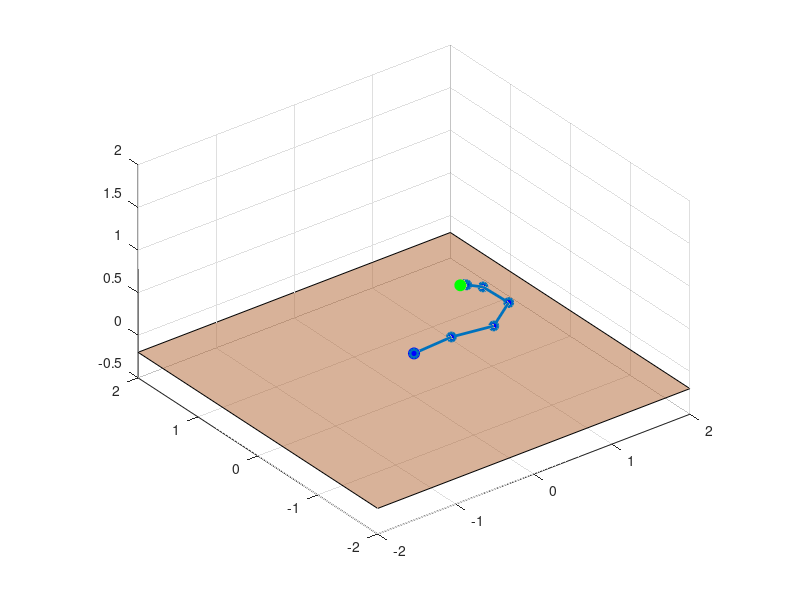

MATLAB code for this plot:
clc; clear; close all;

% Robot parameters
L = [0.5, 0.5, 0.4, 0.3, 0.2, 0.1]; % Link lengths for 6-DOF arm

% Start position
start_point = [0, 0, 0];

% Target position
goal = [0.9, 0.4, 0.3];

% Obstacles as blocks around the room (position and size [x, y, z, width, depth, height])
blocks = [];

% Table position and size
table_z = -0.2;

% Initial joint angles
theta = 0.5 * ones(1, 6);

dt = 0.05; % Time step
max_iter = 500;

% PD Controller gains
Kp = 7.0; % Increased Proportional gain for better response
Kd = 3.0; % Increased Derivative gain to reduce oscillations

theta_dot_prev = zeros(1, 6);

figure; hold on; axis equal;
xlim([-2 2]); ylim([-2 2]); zlim([-0.5 2]);
view(3); grid on;

for iter = 1:max_iter
    % Forward kinematics to compute full arm positions
    joint_positions = zeros(7, 3);
    x = 0; y = 0; z = 0;
    J = zeros(3, 6);
    
    for i = 1:6
        x = x + L(i) * cos(sum(theta(1:i)));
        y = y + L(i) * sin(sum(theta(1:i)));
        z = z + 0.1 * sin(theta(i));
        joint_positions(i+1, :) = [x, y, z];
        
        J(1, i) = -L(i) * sin(sum(theta(1:i)));
        J(2, i) = L(i) * cos(sum(theta(1:i)));
        J(3, i) = 0.1 * cos(theta(i));
    end
    end_effector = joint_positions(7, :);
    
    % Compute attractive force
    F_att = goal - end_effector;
    F_att = 3 * F_att / max(norm(F_att), 0.01); % Stronger attraction force
    
    % Compute repulsive forces
    F_rep = [0, 0, 0];
    eta = 0.7; % Increased repulsion coefficient to avoid obstacles more strongly
    for i = 1:size(blocks, 1)
        block_center = blocks(i, 1:3) + [0, 0, blocks(i, 6) / 2];
        block_size = blocks(i, 4:6);
        
        d = norm(end_effector - block_center);
        if d < sum(block_size)/2
            F_rep = F_rep + eta * (end_effector - block_center) / (d^3 + 0.01);
        end
    end
    
    % Total force
    F_total = F_att + F_rep;
    
    % Convert force to joint space using Jacobian transpose
    theta_dot = J' * F_total';
    
    % PD Control
    theta_ddot = Kp * theta_dot' + Kd * (theta_dot' - theta_dot_prev) / dt;
    theta = theta + dt * theta_dot' + dt^2 * theta_ddot';
    
    theta_dot_prev = theta_dot';
    
    % Plot environment
    clf; hold on; axis equal;
    xlim([-2 2]); ylim([-2 2]); zlim([-0.5 2]);
    view(3); grid on;
    
    % Plot table
    fill3([-2, 2, 2, -2], [-2, -2, 2, 2], [table_z, table_z, table_z, table_z], [0.7 0.4 0.2], 'FaceAlpha', 0.5);
    
    % Plot start point
    plot3(start_point(1), start_point(2), start_point(3), 'bo', 'MarkerSize', 8, 'MarkerFaceColor', 'b');
    
    % Plot goal
    plot3(goal(1), goal(2), goal(3), 'go', 'MarkerSize', 8, 'MarkerFaceColor', 'g');
    
    % Plot blocks
    for i = 1:size(blocks, 1)
        x_b = [blocks(i,1)-blocks(i,4)/2, blocks(i,1)+blocks(i,4)/2];
        y_b = [blocks(i,2)-blocks(i,5)/2, blocks(i,2)+blocks(i,5)/2];
        z_b = [table_z, table_z+blocks(i,6)];
        [X, Y, Z] = ndgrid(x_b, y_b, z_b);
        scatter3(X(:), Y(:), Z(:), 100, 'r', 'filled');
    end
    
    % Plot robot arm
    plot3(joint_positions(:, 1), joint_positions(:, 2), joint_positions(:, 3), '-o', 'LineWidth', 2, 'MarkerFaceColor', 'b');
    scatter3(end_effector(1), end_effector(2), end_effector(3), 50, 'r', 'filled');
    
    pause(0.05);
    
    % Check if goal is reached
    if norm(end_effector - goal) < 0.05
        disp('Goal reached!');
        break;
    end
end
